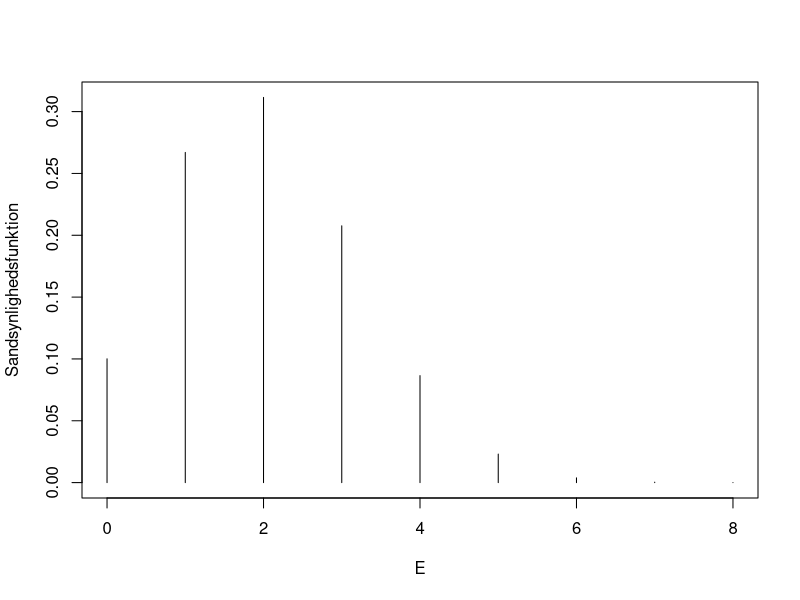
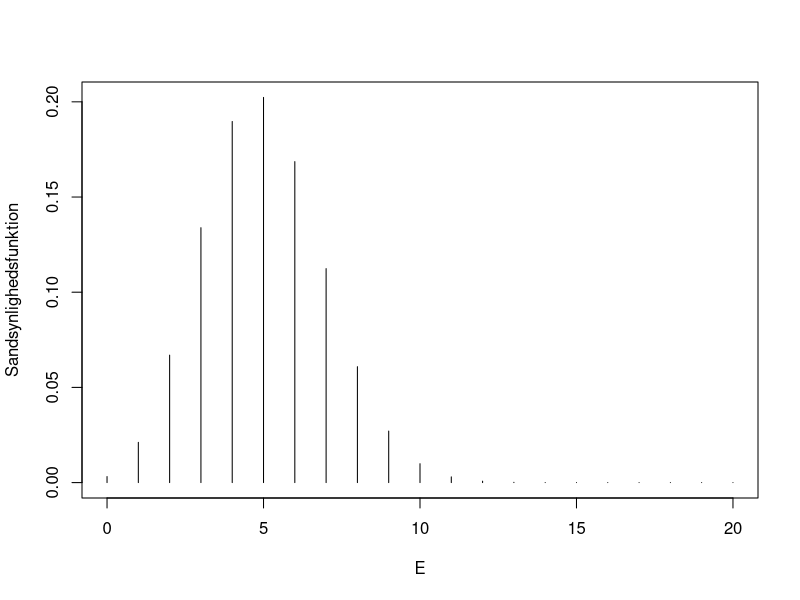
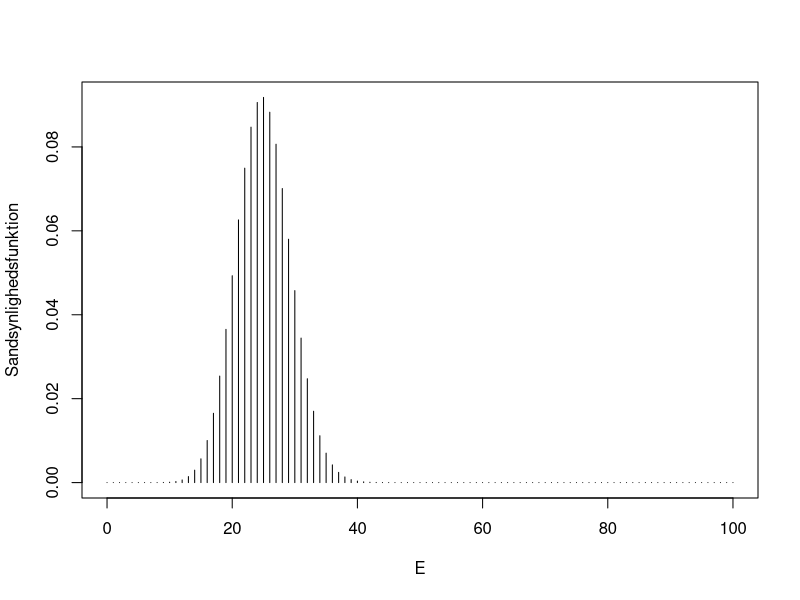
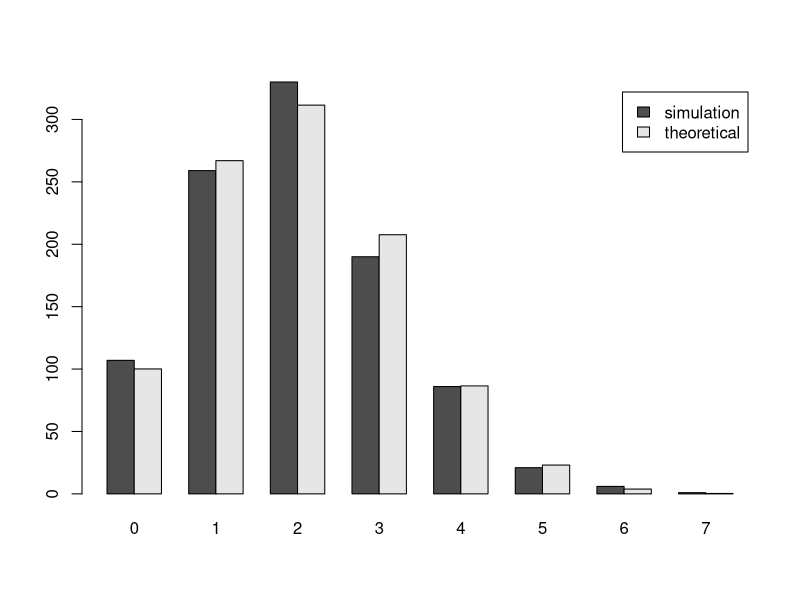
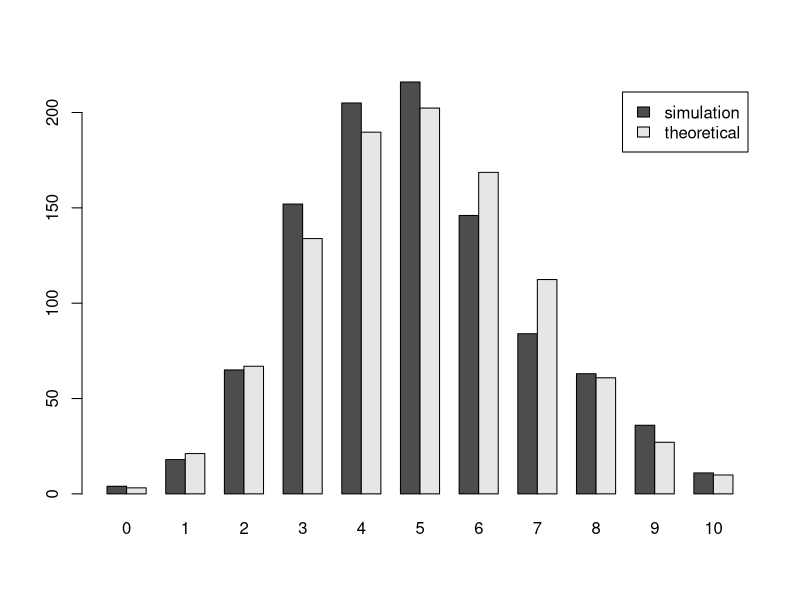
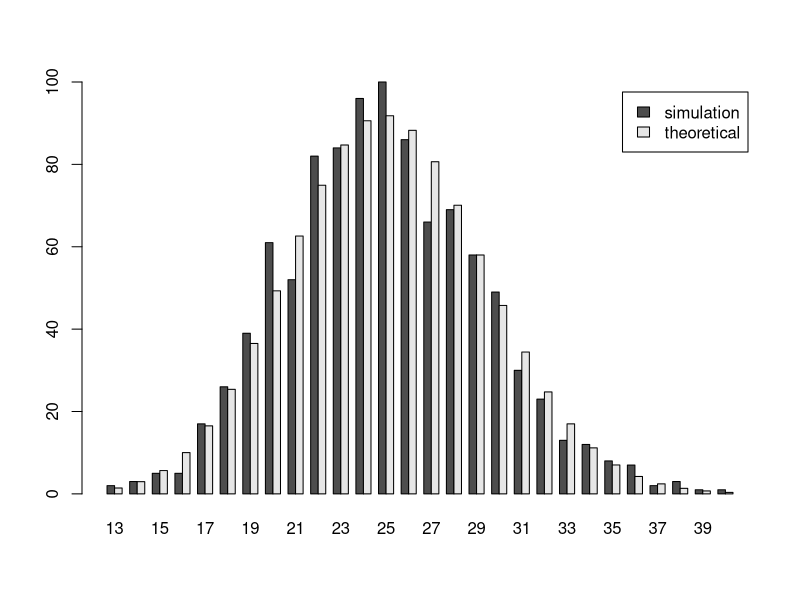
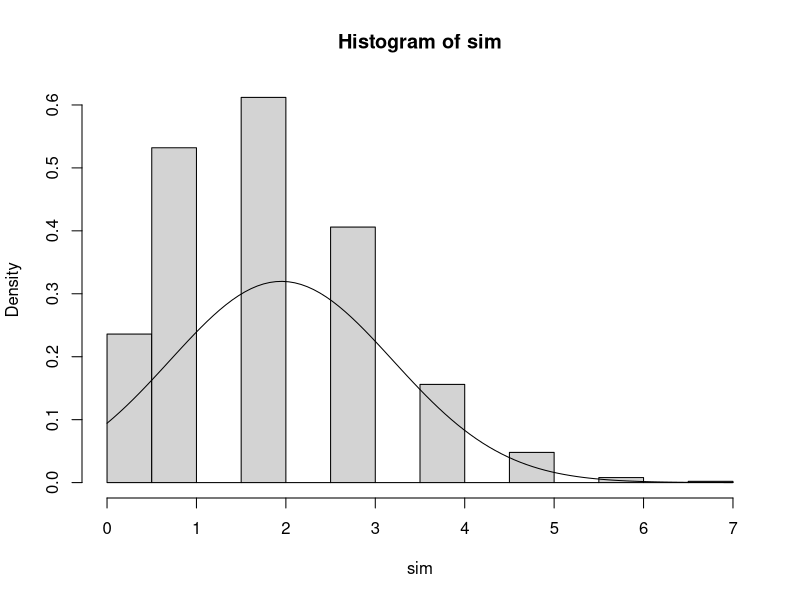
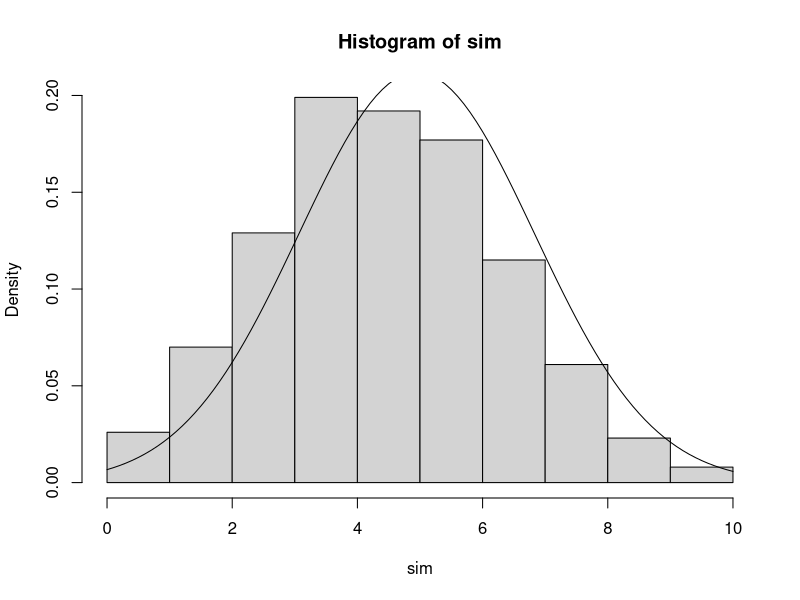

Here is the R script that generated these plots, in order:
#!/usr/bin/env Rscript

# R statistics for the course "Sandsynlighedsregning og statistik"
# at the Department of Mathematics, University of Copenhagen
#
# Ulrik Bonde, 2009

##########################################
#
# Project 1
#
##########################################

# Assignment 1
assignment1 <- function() {
    # We define n as an array with the values 8, 20 and 100
    n    <- c(8, 20, 100);
    prob <- 0.25;

    # Traverse the n-array
    for (size in n) {
        # Define E
        E <- 0:size;

        # Define the probability function
        sshfunk <- dbinom(E, size, prob);

        # Set the filename for the plot and plot the graph
        name <- paste(size, "_plot_1.png", sep="");
        png(name);
        plot(E, sshfunk, "h", ylab="Sandsynlighedsfunktion");
        dev.off();

        # Clean up for next iteration
        rm(name, E);
    }
}

##########################################

# Assigment 2
assignment2 <- function() {
    # Define the simulation using a random binom
    n    <- 1000;
    size <- c(8, 20, 100);
    prob <- 0.25;

    for (s in size) {
        # Do a simulation and count the observations of each occurrence
        sim <- rbinom(n, s, prob);
        simulation <- table(sim);

        # Get the values coresponding to an occurrence
        values <- as.numeric(names(simulation));

        theoretical <- 1000*dbinom(values, s, prob);

        # Combine the simulation and the theoretical vectors
        comb <- rbind(simulation, theoretical);

        # Set up the filename for the plot, draw, close pipe and release variables
        name <- paste(s, "_sim-theo_plot_2.png", sep="");
        png(name);
        barplot(comb, beside=TRUE, legend.text=TRUE);
        dev.off();
    }
}

##########################################

# Assigment 3
assignment3 <- function() {
    # Define the simulation using a random binom
    n    <- 1000;
    size <- c(8, 20, 100);
    prob <- 0.25;

    for (s in size) {
        # Do a simulation and print
        sim <- rbinom(n, s, prob);
        print(paste("Mean for simulation with size ",s, " is: ", mean(sim), sep=""));
        print(paste("Var for simulation with size ",s, " is: ", var(sim), sep=""));
        print("");
    }
}

##########################################

# Assigment 5
assignment5 <- function() {
    # Define the simulation using a random binom
    n    <- 1000;
    size <- c(8, 20, 100);
    prob <- 0.25;

    for (s in size) {
        # Do a simulation and count the observations of each occurrence
        sim <- rbinom(n, s, prob);
        simulation <- table(sim);

        # Get the values coresponding to an occurrence
        values <- as.numeric(names(simulation));

        # Set up the filename for the plot, draw, close pipe and release variables
        histname <- paste(s, "_hist_5.png", sep="");
        png(histname);
        hist(sim, prob=TRUE);
        curve(dnorm(x, mean = mean(sim), sd = sd(sim)), add=TRUE);
        dev.off();
    }
}

##########################################
# Main

assignment1();
assignment2();
assignment3();
assignment5();
